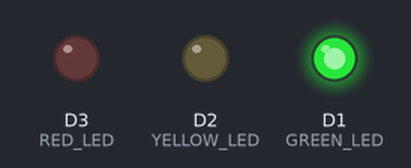
The sketch below on a simulated ESP8266 (NodeMCU). Shown: output pins drawn as LEDs (lit = HIGH).

Above: at 2.5 s.
At 6.0 s:
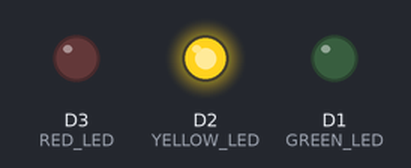
At 9.5 s:
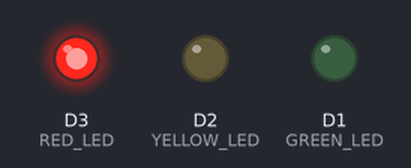
Timing chart, 0 to 15.6 s (numbered marks = the images above):
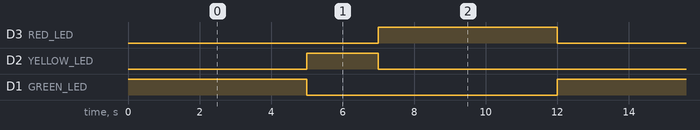

Measured:
- by itself, D3 (RED_LED), D1 (GREEN_LED): alternates HIGH for 5.0 s and LOW for 7.0 s
- by itself, D2 (YELLOW_LED): alternates HIGH for 2.0 s and LOW for 10.0 s
- by itself, everything shown: repeats every 12.0 s, in 3 steps

The sketch:

LED_Traffic_Light.ino
```cpp
// Define the pins connected to the LEDs on the traffic light module
// Based on the connections provided: R -> D3, Y -> D2, G -> D1
#define RED_LED    D3  // GPIO0
#define YELLOW_LED D2  // GPIO4
#define GREEN_LED  D1  // GPIO5

void setup() {
  // Initialize each pin as a digital output
  pinMode(RED_LED, OUTPUT);
  pinMode(YELLOW_LED, OUTPUT);
  pinMode(GREEN_LED, OUTPUT);
}

void loop() {
  // --- Green Light Sequence ---
  digitalWrite(GREEN_LED, HIGH); // Turn Green LED ON
  digitalWrite(YELLOW_LED, LOW);
  digitalWrite(RED_LED, LOW);
  delay(5000); // Wait for 5 seconds

  // --- Yellow Light Sequence ---
  digitalWrite(GREEN_LED, LOW);
  digitalWrite(YELLOW_LED, HIGH); // Turn Yellow LED ON
  digitalWrite(RED_LED, LOW);
  delay(2000); // Wait for 2 seconds

  // --- Red Light Sequence ---
  digitalWrite(GREEN_LED, LOW);
  digitalWrite(YELLOW_LED, LOW);
  digitalWrite(RED_LED, HIGH); // Turn Red LED ON
  delay(5000); // Wait for 5 seconds
}
```
